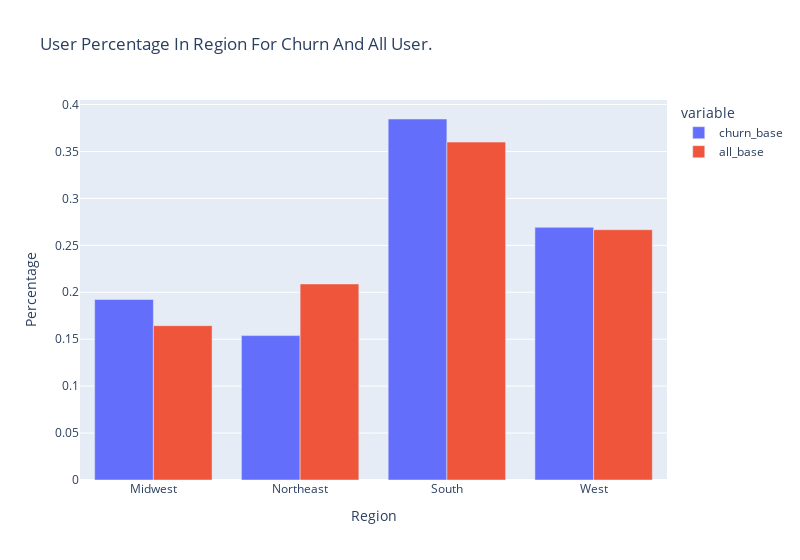

Notebook code cell kept with this figure:
### Code cell
# They are rather proportional. There is no typical evidence that region is factor of churn.

fig = px.bar(df_region_perc_check,
             x='region',
             y=['churn_base', 'all_base'],
             barmode='group',
             width=800,
             title="user percentage in region for churn and all user.".title(),
             labels={'region': 'Region', 'value': 'Percentage'}
             )
fig.show()

### Figure 1 — Plotly figure (JSON) as saved in the notebook; plotly's stock layout.template omitted (floating-point values rounded to 4 significant figures)
{"data": [{"alignmentgroup": "True", "hovertemplate": "variable=churn_base<br>Region=%{x}<br>Percentage=%{y}<extra></extra>", "legendgroup": "churn_base", "marker": {"color": "#636efa", "pattern": {"shape": ""}}, "name": "churn_base", "offsetgroup": "churn_base", "orientation": "v", "showlegend": true, "textposition": "auto", "x": ["Midwest", "Northeast", "South", "West"], "xaxis": "x", "y": [0.1923, 0.1538, 0.3846, 0.2692], "yaxis": "y", "type": "bar"}, {"alignmentgroup": "True", "hovertemplate": "variable=all_base<br>Region=%{x}<br>Percentage=%{y}<extra></extra>", "legendgroup": "all_base", "marker": {"color": "#EF553B", "pattern": {"shape": ""}}, "name": "all_base", "offsetgroup": "all_base", "orientation": "v", "showlegend": true, "textposition": "auto", "x": ["Midwest", "Northeast", "South", "West"], "xaxis": "x", "y": [0.1644, 0.2089, 0.36, 0.2667], "yaxis": "y", "type": "bar"}], "layout": {"xaxis": {"anchor": "y", "domain": [0.0, 1.0], "title": {"text": "Region"}}, "yaxis": {"anchor": "x", "domain": [0.0, 1.0], "title": {"text": "Percentage"}}, "legend": {"title": {"text": "variable"}, "tracegroupgap": 0}, "title": {"text": "User Percentage In Region For Churn And All User."}, "barmode": "group", "width": 800}}
